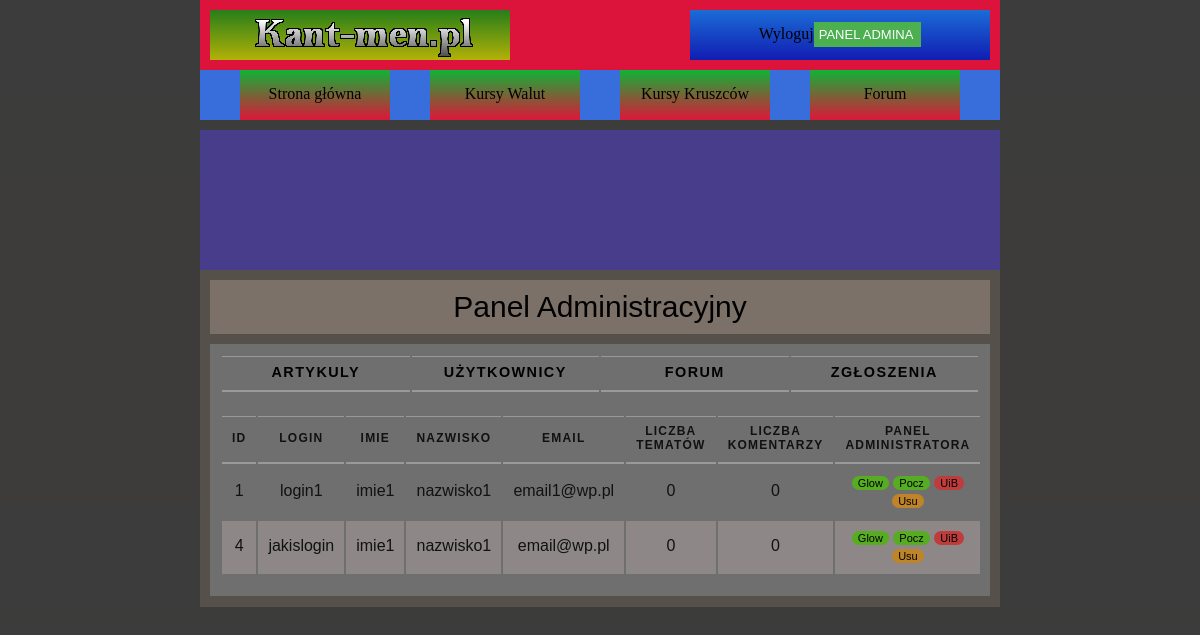
The page /panel_admin_u.php on the database as committed earlier.
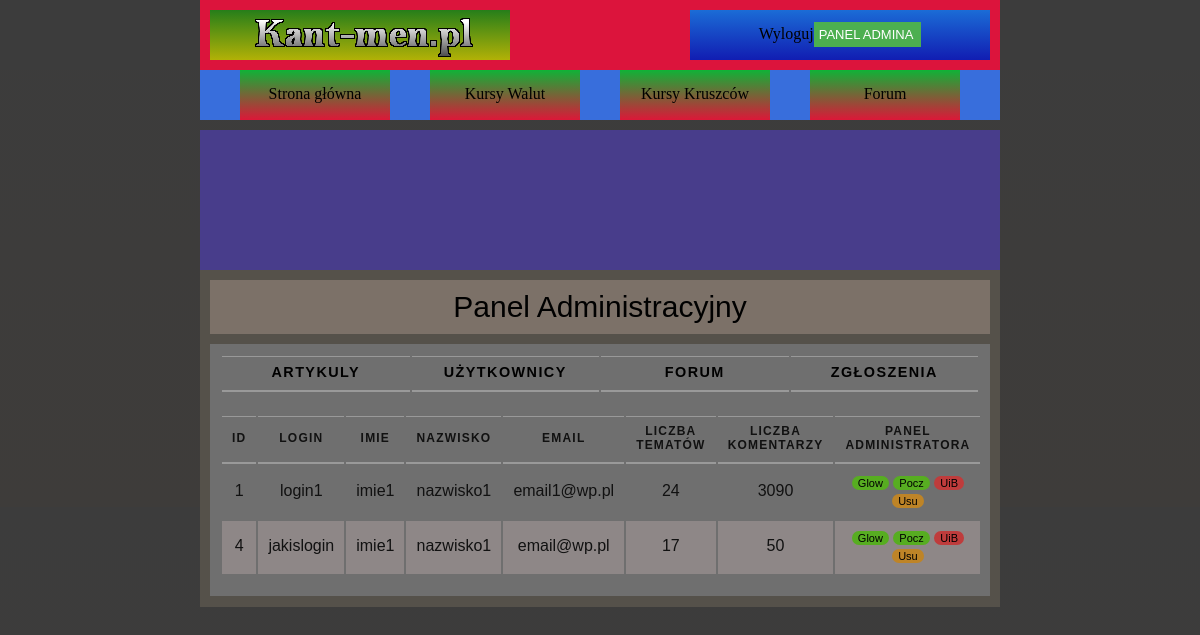
The same page on the database as committed later.
### tables this page shows
CREATE TABLE `user` (
  `ID_USER` int(10) NOT NULL,
  `LOGIN` varchar(20) NOT NULL,
  `HASLO` char(64) NOT NULL,
  `IMIE` varchar(50) NOT NULL,
  `NAZWISKO` varchar(50) NOT NULL,
  `EMAIL` varchar(50) NOT NULL,
  `WIEK` int(10) NOT NULL,
  `MIASTO` varchar(50) NOT NULL,
  `KRAJ` varchar(50) NOT NULL,
  `OPIS_PROFILU` text DEFAULT NULL,
  `ZDJECIE` blob DEFAULT NULL,
  `STW_WATKI` int(10) NOT NULL DEFAULT 0,
  `LICZ_KOMENTARZY` int(10) NOT NULL DEFAULT 0,
  `UPRAWNIENIA` varchar(10) NOT NULL DEFAULT 'USER'
);

### panel_admin_u.php (the view, shortened to what this page needs)
<!DOCTYPE HTML>
<html>
<head>
    <link href="CSS/styleGlowne.css" rel="stylesheet" type="text/css">
    <link href="CSS/stylePanelAdmina.css" rel="stylesheet" type="text/css">
</head>
<body>
<?php
include_once('rysowanieMenu.php');
rysowanieGlownegoMenu();
?>
<main>
    <article class="artykol">
        <div class="tytul_artykulu">
            Panel Administracyjny
        </div>
        <section class="sekcja">
            <table>
                <tr>
                    <th class="panel_artykuly">
                        <a href="panel_admin_a.php">Artykuly</a>
                    </th>
                    <th class="panel_uzytkownicy">
                        <a href="panel_admin_u.php">Użytkownicy</a>
                    </th>
                    <th class="panel_forum">
                        <a href="panel_admin_f.php">Forum</a>
                    </th>
                    <th class="panel_zgloszenia">
                        <a href="panel_admin_z.php">Zgłoszenia</a>
                    </th>
                </tr>
            </table>
                        <?php
                        require_once "polaczeniezMySQL.php";
                        $polaczenie = @new mysqli($host,$db_user,$db_password,$db_name);
                        if($polaczenie->connect_errno!=0)
                        {
                            echo "Error: ".$polaczenie->connect_errno;
                        }
                        else
                        {
                        $rezultat = $polaczenie->query("SELECT * FROM user");
                        if(!$rezultat)
                        {
                            throw new Exception($polaczenie->error);
                        }
                        else
                        {
                        $iterator = 0;
                        ?>
            <div class="tabliczki">
                <table>
                    <tr>
                        <th class="ID">ID</th>
                        <th class="uzytkownik_wst">Login</th>
                        <th class="uzytkownik_wst">Imie</th>
                        <th class="uzytkownik_wst">Nazwisko</th>
                        <th class="uzytkownik_wst">Email</th>
                        <th class="czas_wstawienia">Liczba tematów</th>
                        <th class="liczba_odwiedzin">Liczba Komentarzy</th>
                        <th class="panel_admin">Panel Administratora</th>
                    </tr>
                        <?php
                        while($row = mysqli_fetch_array($rezultat))
                        {
                            if(($iterator%2)==0)
                        {
                        ?>
                    <tr>
                        <td class="ID"><?php echo $row['ID_USER'];?></td>
                        <td class="uzytkownik_wst"><?php echo'<a href="profilowe.php?user='.$row['ID_USER'].'">'.$row['LOGIN'].'</a>';?></td>
                        <td class="uzytkownik_wst"><?php echo $row['IMIE'];?></td>
                        <td class="uzytkownik_wst"><?php echo $row['NAZWISKO'];?></td>
                        <td class="uzytkownik_wst"><?php echo $row['EMAIL'];?></td>
                        <td class="czas_wstawienia"><?php echo $row['STW_WATKI'];?></td>
                        <td class="liczba_odwiedzin"><?php echo $row['LICZ_KOMENTARZY'];?></td>
                        <td class="panel_admin">
                            <a>
                                <button type="button" class="mute_glowna" name="butt_glowna" method="post">Glow</button>
                            </a>
                            <a>
                                <button type="button" class="mute_glowna" name="butt_glowna" method="post">Pocz</button>
                            </a>
                            <a>
                                <button type="button" class="ban_button" name="butt_ban" method="post">UiB</button>
                            </a>
                            <a>
                                <button type="button" class="del_button" name="butt_del" method="post">Usu</button>
                            </a>
                        </td>
                    </tr>
                    <?php
                    }else{
                        ?>
                    <tr class="codrugi">
                        <td class="ID"><?php echo $row['ID_USER'];?></td>
                        <td class="uzytkownik_wst"><?php echo'<a href="profilowe.php?user='.$row['ID_USER'].'">'.$row['LOGIN'].'</a>';?></td>
                        <td class="uzytkownik_wst"><?php echo $row['IMIE'];?></td>
                        <td class="uzytkownik_wst"><?php echo $row['NAZWISKO'];?></td>
                        <td class="uzytkownik_wst"><?php echo $row['EMAIL'];?></td>
                        <td class="czas_wstawienia"><?php echo $row['STW_WATKI'];?></td>
                        <td class="liczba_odwiedzin"><?php echo $row['LICZ_KOMENTARZY'];?></td>
                        <td class="panel_admin">
                            <a><button type="button" class="mute_glowna" name="butt_glowna" method="post">Glow</button></a>
                            <a><button type="button" class="mute_glowna" name="butt_glowna" method="post">Pocz</button></a>
                            <a><button type="button" class="ban_button" name="butt_ban" method="post">UiB</button></a>
                            <a ><button type="button" class="del_button" name="butt_del" method="post">Usu</button></a>
                        </td>
                    </tr>
                    <?php
                                            }
                                            $iterator++;
                                        }
                            }
                        }
                                        ?>
                </table>
            </div>
        </section>
    </article>
</main>
</body>
</html>

### rysowanieMenu.php (shortened to what this page needs)
<?php
function rysowanieGlownegoMenu()
{
    ?>
    <header>
        <nav class="nawigacja-menu">
            <div class="nawigacja-czesc-gorna">
                <div class="logo"><a href="index.php"><img src="img/logo-duze.png" alt="logo"></a></div>
                <div class="logowanie-rejestracja">
                    <?php
                        echo '<a href="wylogowanie.php" >Wyloguj</a>';
                            echo '<a href="panel_admin_a.php" ><input type="submit" value="PANEL ADMINA "
                                          style="background-color: #4CAF50;
                                          border: none;
                                          color: white;
                                          padding: 5px 5px;
                                          text-align: center;
                                          text-decoration: none;
                                          display: inline-block;
                                          font-size: 13px;
                                          "></a>';
                    ?>
                </div>
            </div>
            <div class="nawigacja-czesc-dolna">
                <div class="strona-glowna"> <a href="index.php"  >Strona główna</a></div>
                <div class="kurs-walut"> <a href="waluty.php">Kursy Walut</a></div>
                <div class="kurs-kruszcow"> <a href="kruszce.php">Kursy Kruszców</a></div>
                <div class="forum"> <a href="forum.php">Forum</a></div>
            </div>
        </nav>
    </header>
    <?php
}
?>

### CSS/styleGlowne.css (style rules this page uses)
body { background-color: #ffaf5c; justify-content: center; align-items: center; }
header { position: fixed; width: 100%; top: 0px; left: 0px; height: 120px; background-color:#3c3c3c; z-index: 10; clear: both; }
main { background-color: darkslateblue; margin-left: auto; margin-right: auto; width: 1000px; height: auto; margin-top: 130px; align-items: center; }
.nawigacja-menu { background-color: #72e7ff; position:relative; width: 800px; height: 100%; margin-left: auto; margin-right: auto; }
.nawigacja-czesc-gorna { background-color: crimson; width: 800px;; height: 70px; padding: 10px; box-sizing: border-box; position:relative; }
.logo, .logowanie-rejestracja { height: 100%; width: 300px; }
.logo { background-image: linear-gradient(#267e1a, #b2b106); float: left; }
.logowanie-rejestracja { background-image: linear-gradient(#1b6cd6, #111db2); float: right; padding: 12px; }
.logo, .logowanie-rejestracja { box-sizing: border-box; text-align: center; }
.nawigacja-czesc-dolna { background-color: #386edc; width: 800px;; height: 50px; box-sizing: border-box; }
.strona-glowna, .kurs-walut, .kurs-kruszcow, .forum { background-image: linear-gradient(#10b237, #dc1738); float: left; width: 150px; height: 100%; padding: 15px; margin-left: 40px; text-align: center; box-sizing: border-box; }

### CSS/stylePanelAdmina.css (style rules this page uses)
body { background-image: linear-gradient(#3c3c3c, #3e3c3a); }
header { position: fixed; width: 100%; top: 0px; left: 0px; margin: 0px; padding: 0px; height: 70px; background-color:#3c3c3c; z-index: 10; clear: both; }
main { background-color: darkslateblue; width: 800px; }
.artykol { background-color:rgb(85, 81, 74); position:relative; top: 140px; padding-bottom: 1px; margin-bottom: 40px; margin-left: auto; margin-right: auto; }
.sekcja { position:relative; background-color: rgb(111, 111, 111); margin: 20px 10px 10px 10px; padding: 10px 10px 10px 10px; text-align: center; }
a { text-decoration: none; color: inherit; }
.tytul_artykulu { position: relative; background-color:rgb(124, 113, 104); width: auto; margin: 10px; padding: 10px; text-align: center; font-family: Impact,Arial,sans-serif; font-size: 30px; top: 10px; }
.tabliczki { color: #111111; margin: 20px auto 10px auto; }
table { width: 760px; font-family: Arial, Verdana, sans-serif; }
th, td { padding: 7px 10px 10px 10px; }
th { text-transform: uppercase; letter-spacing: 0.1em; font-size: 90%; border-bottom: 2px solid #999; border-top: 1px solid #999; text-align: center; }
tr.codrugi { background-color: #8e8787; }
td.panel_admin ,td.wstawione_memy,td.liczba_odwiedzin { text-align: center; }
th.panel_uzytkownicy, th.panel_forum, th.panel_artykuly, th.panel_zgloszenia { width: 25%; }
th.ID,th.uzytkownik_wst, th.czas_wstawienia,th.liczba_odwiedzin,th.panel_admin { font-size: 12px; }
.ban_button,.mute_button,.mute_glowna,.del_button,.mod_button { border: none; border-radius: 50px; transition: background .6s; font-size: 11px; }
.ban_button { background-color: #bf3c3c; }
.mute_glowna,.mute_button { background-color: #57ad21; }
.del_button { background-color: #be8427; }

Rows that differ between the two databases and show on the page:
changed user "login1": STW_WATKI "0" → "24"; LICZ_KOMENTARZY "0" → "3090"
changed user "jakislogin": STW_WATKI "0" → "17"; LICZ_KOMENTARZY "0" → "50"
